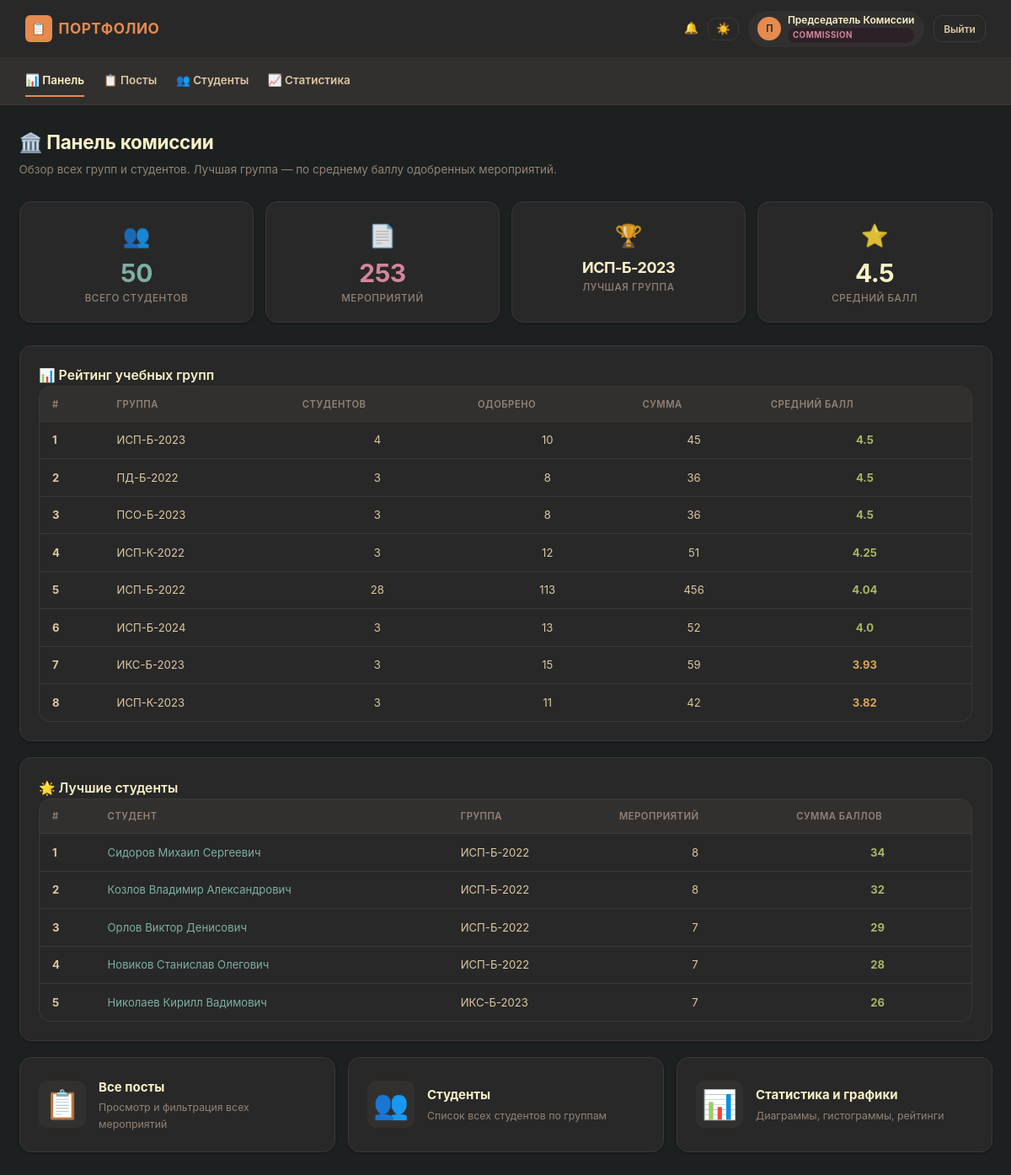
/commission/dashboard (signed in), run on the app's committed database.
### models.py (models this page shows, shortened)
class User(Base):
    __tablename__ = 'users'
    id:          Mapped[int]       = mapped_column(Integer, primary_key=True)
    username:    Mapped[str]       = mapped_column(String(50), unique=True, nullable=False)
    password_hash: Mapped[str]     = mapped_column(String(256), nullable=False)
    role:        Mapped[str]       = mapped_column(String(20), nullable=False)
    last_name:   Mapped[Optional[str]] = mapped_column(String(50), nullable=True)
    first_name:  Mapped[Optional[str]] = mapped_column(String(50), nullable=True)
    patronymic:  Mapped[Optional[str]] = mapped_column(String(50), nullable=True)
    group_name:  Mapped[Optional[str]] = mapped_column(String(20), nullable=True)
    group_id:    Mapped[Optional[int]] = mapped_column(Integer, ForeignKey('groups.id'), nullable=True)
    events        = relationship('Event', back_populates='student', lazy=True, cascade='all, delete-orphan')
    notifications = relationship('Notification', back_populates='user', lazy=True, cascade='all, delete-orphan')
    curated_groups = relationship('Group', foreign_keys='Group.curator_id', back_populates='curator', lazy='select')

class Group(Base):
    __tablename__ = 'groups'
    id:             Mapped[int] = mapped_column(Integer, primary_key=True)
    name:           Mapped[str] = mapped_column(String(20), unique=True, nullable=False)
    group_number:   Mapped[Optional[str]] = mapped_column(String(10), nullable=True)
    specialty_id:   Mapped[Optional[int]] = mapped_column(Integer, ForeignKey('specialties.id'), nullable=True)
    specialty_name: Mapped[str] = mapped_column(String(200), nullable=False)
    specialty_code: Mapped[str] = mapped_column(String(20), nullable=False)
    budget_type:    Mapped[Optional[str]] = mapped_column(String(10), nullable=True)
    start_year:     Mapped[Optional[int]] = mapped_column(Integer, nullable=True)
    course:         Mapped[int] = mapped_column(Integer, nullable=False)
    department:     Mapped[Optional[str]] = mapped_column(String(100), nullable=True)
    form_of_study:  Mapped[str] = mapped_column(String(50), default='очная')
    start_date:     Mapped[Optional[datetime]] = mapped_column(Date, nullable=True)
    end_date:       Mapped[Optional[datetime]] = mapped_column(Date, nullable=True)
    curator_id:     Mapped[Optional[int]] = mapped_column(Integer, ForeignKey('users.id'), nullable=True)
    created_at:     Mapped[datetime] = mapped_column(DateTime, default=_utcnow)
    specialty_rel = relationship('Specialty', back_populates='groups')
    curator       = relationship('User', foreign_keys=[curator_id], back_populates='curated_groups', lazy=True)

### routes/commission.py (the view)
@router.get('/commission/dashboard')
async def commission_dashboard(request: Request,
                                user: User = Depends(require_commission),
                                db: Session = Depends(get_db)):
    groups = get_group_stats(db)
    total_events = db.query(Event).count()
    total_students = db.query(User).filter(User.role == 'student').count()
    best_group = groups[0] if groups else None
    top_students = get_top_students(db, limit=5)
    return render(request, 'commission_dashboard.html',
                  groups=groups, total_events=total_events,
                  total_students=total_students, best_group=best_group,
                  top_students=top_students)

### templates/commission_dashboard.html (shortened to what this page needs)
{% extends 'base.html' %}
{% block content %}
<h1 class="page-title">🏛️ Панель комиссии</h1>
<p class="page-subtitle">Обзор всех групп и студентов. Лучшая группа — по среднему баллу одобренных мероприятий.</p>
<div class="stat-grid">
    <div class="stat-card stat-blue"><div class="stat-icon">👥</div><div class="stat-value">{{ total_students }}</div><div class="stat-label">Всего студентов</div></div>
    <div class="stat-card stat-purple"><div class="stat-icon">📄</div><div class="stat-value">{{ total_events }}</div><div class="stat-label">Мероприятий</div></div>
    <div class="stat-card stat-success"><div class="stat-icon">🏆</div><div class="stat-value" style="font-size: 1.2rem;">{{ best_group.group.name if best_group else '—' }}</div><div class="stat-label">Лучшая группа</div></div>
    <div class="stat-card stat-warning"><div class="stat-icon">⭐</div><div class="stat-value">{{ best_group.avg_score if best_group else '—' }}</div><div class="stat-label">Средний балл</div></div>
</div>
<div class="card">
    <h3 class="card-title">📊 Рейтинг учебных групп</h3>
    <div class="table-wrap">
        <table>
            <thead><tr><th>#</th><th>Группа</th><th>Студентов</th><th>Одобрено</th><th>Сумма</th><th>Средний балл</th></tr></thead>
            <tbody>
                {% for g in groups %}
                <tr>
                    <td><strong>{{ loop.index }}</strong></td>
                    <td>{{ g.group.name }}</td>
                    <td class="text-center">{{ g.student_count }}</td>
                    <td class="text-center">{{ g.approved_count }}</td>
                    <td class="text-center">{{ g.total_score }}</td>
                    <td class="text-center"><strong class="{% if g.avg_score >= 4 %}text-success{% elif g.avg_score >= 3 %}text-warning{% else %}text-danger{% endif %}">{{ g.avg_score }}</strong></td>
                </tr>
                {% endfor %}
            </tbody>
        </table>
    </div>
</div>
{% if top_students %}
<div class="card">
    <h3 class="card-title">🌟 Лучшие студенты</h3>
    <div class="table-wrap">
        <table>
            <thead><tr><th>#</th><th>Студент</th><th>Группа</th><th>Мероприятий</th><th>Сумма баллов</th></tr></thead>
            <tbody>
                {% for t in top_students %}
                <tr>
                    <td><strong>{{ loop.index }}</strong></td>
                    <td><a href="{{ url_for('commission_student_view', student_id=t.student.id) }}" style="color: var(--blue);">{{ t.student.full_name }}</a></td>
                    <td>{{ t.student.group_name or '—' }}</td>
                    <td class="text-center">{{ t.event_count }}</td>
                    <td class="text-center"><strong class="text-success">{{ t.total_score }}</strong></td>
                </tr>
                {% endfor %}
            </tbody>
        </table>
    </div>
</div>
{% endif %}
<div class="action-grid">
    <a href="{{ url_for('commission_posts') }}" class="action-card">
        <div class="action-icon">📋</div><div><h3>Все посты</h3><p>Просмотр и фильтрация всех мероприятий</p></div>
    </a>
    <a href="{{ url_for('commission_students') }}" class="action-card">
        <div class="action-icon">👥</div><div><h3>Студенты</h3><p>Список всех студентов по группам</p></div>
    </a>
    <a href="{{ url_for('commission_stats') }}" class="action-card">
        <div class="action-icon">📊</div><div><h3>Статистика и графики</h3><p>Диаграммы, гистограммы, рейтинги</p></div>
    </a>
</div>
{% endblock %}

### templates/base.html (shortened to what this page needs)
<!DOCTYPE html>
<html lang="ru">
<head>
    <link rel="stylesheet" href="/static/css/style.css">
</head>
<body
    data-csrf-token="{{ csrf_token }}"
    data-user-authenticated="{{ 'true' if current_user else 'false' }}"
    data-user-role="{{ current_user.role if current_user else '' }}"
>
{% if current_user %}
<header class="app-header">
    <div class="app-header-left">
        <div class="brand">
            <div class="brand-icon">📋</div>
            <span>Портфолио</span>
        </div>
    </div>
    <div class="app-header-right">
        <a href="/notifications" style="position: relative; color: var(--fg1); text-decoration: none;">
            🔔
        </a>
        <button class="btn btn-ghost btn-sm" id="themeToggle" title="Сменить тему" style="padding: 0.3rem 0.6rem; font-size: 0.9rem;">☀️</button>
        <div class="user-pill">
            <div class="avatar">{{ current_user.last_name[:1] or current_user.username[:1] | upper }}</div>
            <div style="display: flex; flex-direction: column; gap: 1px;">
                <span style="font-size: 0.8rem; font-weight: 600; color: var(--fg0); line-height: 1.2;">
                    {{ current_user.full_name }}
                </span>
                <span class="role-badge">{{ current_user.role }}</span>
            </div>
        </div>
        <a href="/logout" class="btn btn-ghost btn-sm">Выйти</a>
    </div>
</header>
<nav class="top-nav" id="topNav">
    {% if current_user.role == 'admin' %}
    <a href="/admin/dashboard">📊 Панель</a>
    <a href="/admin/users">👥 Пользователи</a>
    <a href="/admin/groups">🏛️ Группы</a>
    <a href="/admin/audit">📋 Аудит</a>
    {% elif current_user.role == 'student' %}
    <a href="/student/dashboard">📊 Панель</a>
    <a href="/student/create">📝 Создать</a>
    <a href="/student/history">📋 История</a>
    <a href="/rating">🏆 Рейтинг</a>
    {% elif current_user.role == 'curator' %}
    <a href="/curator/dashboard">📊 Панель</a>
    <a href="/curator/pending">📥 Заявки</a>
    <a href="/curator/resolved">📋 Журнал</a>
    <a href="/rating">🏆 Рейтинг</a>
    {% elif current_user.role == 'commission' %}
    <a href="/commission/dashboard">📊 Панель</a>
    <a href="/commission/posts">📋 Посты</a>
    <a href="/commission/students">👥 Студенты</a>
    <a href="/commission/stats">📈 Статистика</a>
    {% endif %}
</nav>
<div class="container">
    {% block content %}{% endblock %}
</div>
{% else %}
<div class="container">
    {% block login_content %}{% endblock %}
</div>
{% endif %}
</body>
</html>

### data on the page
User: last_name "П", full_name "Председатель Комиссии", role "COMMISSION"
Group: group "ИСП-Б-2023", group.name "ИСП-Б-2023"
Group: group.name "ПД-Б-2022"
Group: group.name "ПСО-Б-2023"
Group: group.name "ИСП-К-2022"
Group: group.name "ИСП-Б-2022"
Group: group.name "ИСП-Б-2024"
Group: group.name "ИКС-Б-2023"
Group: group.name "ИСП-К-2023"
User: student.full_name "Сидоров Михаил Сергеевич", student "ИСП-Б-2022"
User: student.full_name "Козлов Владимир Александрович", student "ИСП-Б-2022"
User: student.full_name "Орлов Виктор Денисович", student "ИСП-Б-2022"
User: student.full_name "Новиков Станислав Олегович", student "ИСП-Б-2022"
User: student.full_name "Николаев Кирилл Вадимович", student "ИКС-Б-2023"

### other printed values
{{ total_students }} "50"
{{ total_events }} "253"
{{ best_group.avg_score if best_group else '—' }} "4.5"
{{ g.student_count }} "4" "3" "3" "3" "28" "3" "3" "3"
{{ g.approved_count }} "10" "8" "8" "12" "113" "13" "15" "11"
{{ g.total_score }} "45" "36" "36" "51" "456" "52" "59" "42"
{{ g.avg_score }} "4.5" "4.5" "4.5" "4.25" "4.04" "4.0" "3.93" "3.82"
{{ t.event_count }} "8" "8" "7" "7" "7"
{{ t.total_score }} "34" "32" "29" "28" "26"
